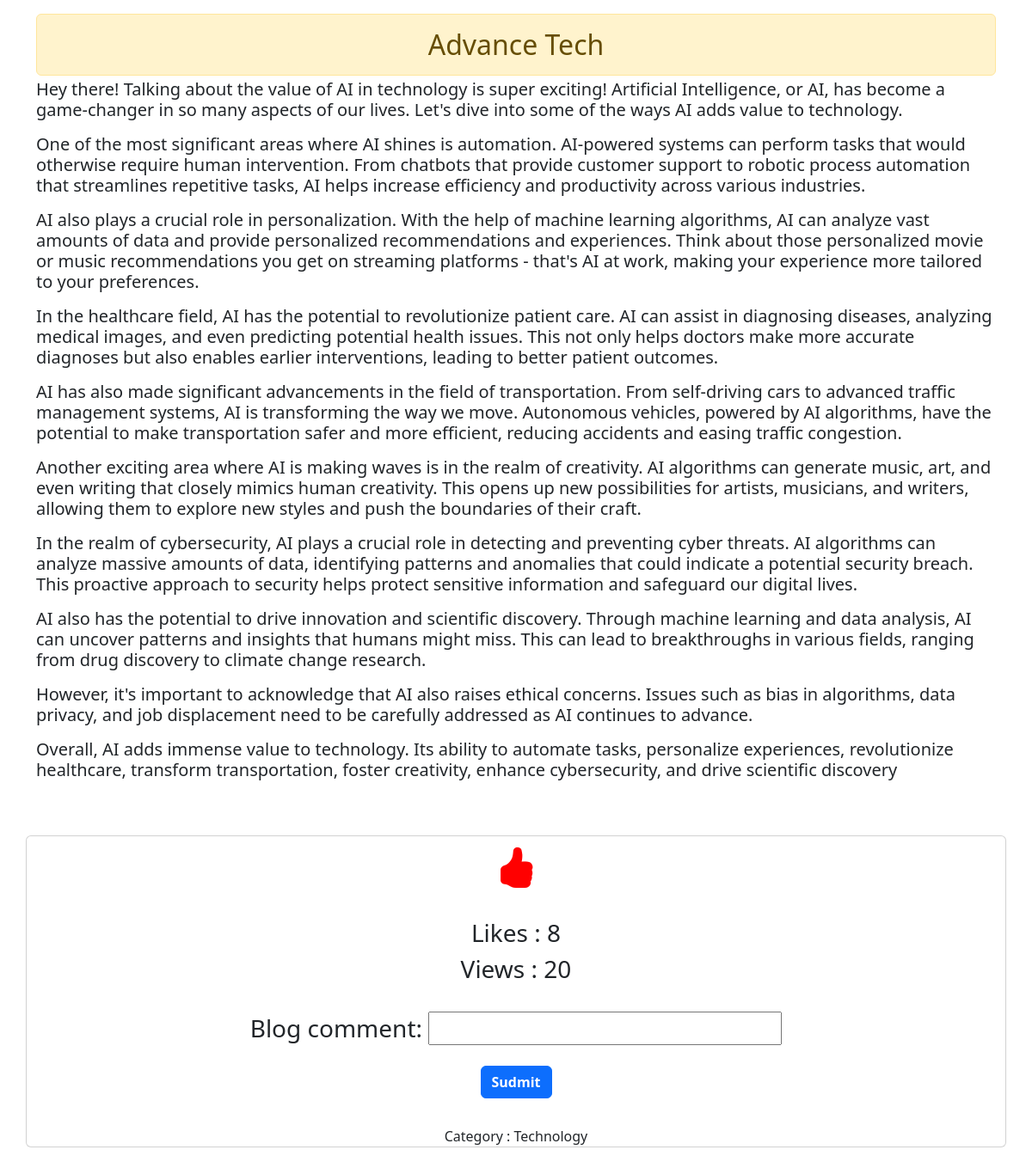
The page /blog_details/2/ (signed in) on the database its author committed.
### myblogs/models.py (models this page shows, shortened)
class Blog_Post(models.Model):
    blog_name=models.CharField(max_length=30)
    blog_img=models.ImageField(upload_to='images/')
    like_btn=models.IntegerField(default=0,null=True)
    view_btn=models.IntegerField(default=0,null=True)
    blog_description=RichTextField()
    blog_cat=models.ForeignKey(Blog_Category,on_delete=models.CASCADE)

class Blog_Category(models.Model):
    blog_cat= models.CharField(max_length=30,unique=True) #field  primary key
    blogcat_img = models.ImageField(upload_to='images/') # field for images
    blogcat_description = models.CharField(max_length=300) # field for writing Description
    def __str__(self):
        return self.blog_cat # save with name

### myblogs/views.py (the view)
# urls.py: path('blog_details/<str:blog_id>/',views.blog_details,name="blog_details"),
@login_required(login_url='loginuser')
def blog_details(request,blog_id):
    obj=get_object_or_404(Blog_Post,pk=blog_id)
    comment=BlogComment_Form()
    x=obj.view_btn
    x+=1
    obj.view_btn=x
    obj.save()
    return render(request,'myblogs/blog_details.html',{"obj":obj,"comment":comment })

### myblogs/forms.py
class BlogComment_Form(ModelForm):
    class Meta:
        model=Blog_comments
        fields=["blog_comment"]

### myblogs/templates/myblogs/blog_details.html (shortened to what this page needs)
<!DOCTYPE html>
<html lang="en">
<head>
    <link rel="stylesheet" href="https://cdn.jsdelivr.net/npm/bootstrap-icons@1.11.3/font/bootstrap-icons.min.css">
    <link href="https://cdn.jsdelivr.net/npm/bootstrap@5.3.2/dist/css/bootstrap.min.css" rel="stylesheet">
</head>
<body>
    <div>
        <div class="container mt-3" >
        <h2 class="text-center container alert alert-warning mt-1 mb-1">{{ obj.blog_name }}</h2>
        <h5>{{ obj.blog_description | safe}}</h5><br>
        </div>
        <br>
        <div class="container text-center card mb-4">
            <a name="like" href="{% url 'addlikes' obj.id %}">
            <i class="bi bi-hand-thumbs-up-fill"style="font-size: 3rem; color:red;"></i></a><br>
            <h3>Likes : {{obj.like_btn}}</h3>
            <h3>Views : {{obj.view_btn}}</h3>
            <br>
            {% if user.is_authenticated%}
            <form method="post" action="{% url 'blog_comment' obj.id%}">
                <h3>{{comment.as_p}}</h3>
                <button class="btn btn-primary mt-2 mb-2" type="sudmit"><b>Sudmit</b></button>
            </form>
            {% endif %}
            <br>
            Category : {{obj.blog_cat}}
            <br>
        </div>
    </div>
</body>
</html>

### rows shown on the page
Blog_Post: blog_name "Advance Tech", blog_description "Hey there! Talking about the value of AI in technology is super exciting! Artificial Intelligence, or AI, has become a game-changer in so many aspects of our lives. Let's dive into some of the ways AI adds value to technology. One of the most significant areas where AI shines is automation. AI-powered systems can perform tasks that would otherwise require human intervention. From chatbots that provide customer support to robotic process automation that streamlines repetitive tasks, AI helps increase efficiency and productivity across various industries. AI also plays a crucial role in personalization. With the help of machine learning algorithms, AI can analyze vast amounts of data and…", like_btn "8", view_btn "20", blog_cat "Technology"
